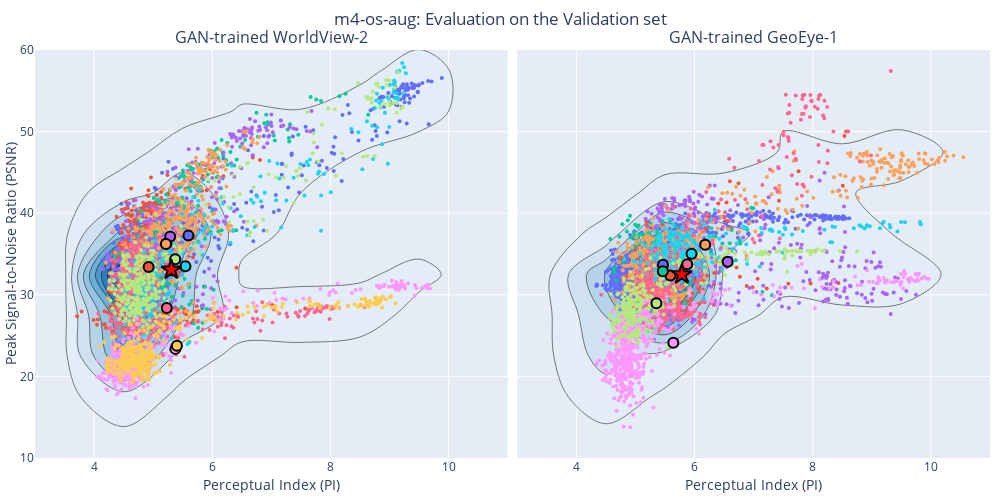

This figure's notebook cell:
### Code cell
new_blues = px.colors.sequential.Blues
new_blues[0] = 'rgba(247,251,255, 0)'
new_blues

def pi_vs_psnr_subplot(fig, df, row, col, metric_x='PI', metric_y='PSNR', exclude=None):
    if isinstance(exclude, str) or isinstance(exclude, list):
        df = df.loc[~df['image_UID'].str.contains(exclude)]
    
    image_UIDs = df['image_UID'].unique()
    #print(image_UIDs)
    if col == 1:
        showlegend = False
    else:
        showlegend = True
    
    for i, image_UID in enumerate(image_UIDs):

        image_df = df.loc[df['image_UID'] == image_UID, :]
        fig.add_trace(go.Scatter(x=image_df[metric_x], y=image_df[metric_y],
                                 mode='markers', opacity=1,
                                 marker=dict(size=4, color=PLOTLY_COLORS[i]),
                                 legendgroup=image_UID, name=image_UID[5:-15], 
                                 #hovertemplate='%{text}',
                                 hovertext=image_df['image_UID'] + image_df['tile_UID'],
                                 hoverinfo='text',
                                 showlegend=False),
                     row=row, col=col)

    fig.add_trace(go.Histogram2dContour(x=df[metric_x], y=df[metric_y], 
                                        colorscale=new_blues, opacity=1,
                                        nbinsx=10, nbinsy=10,
                                        autocontour=False,
                                        hoverinfo='skip',
                                        contours=dict(start=20, end=1000, size=100, coloring='fill'),
                                        showscale=False
                                       ), row=row, col=col)
    grand_means = df.mean()
    image_means = df.groupby('image_UID').mean()

    
    fig.add_trace(go.Scatter(x=image_means[metric_x], y=image_means[metric_y], 
                             mode='markers',
                             name='per-image mean',
                             showlegend=False,
                             marker=dict(size=10, color=PLOTLY_COLORS,
                                         line=dict(color='black', width=2))), 
                  row=row, col=col)
    fig.add_trace(go.Scatter(x=[grand_means[metric_x]], y=[grand_means[metric_y]], 
                             mode='markers', marker_symbol='star',
                             name='grand mean',
                             showlegend=False,
                             marker=dict(size=15, color='red',
                                         line=dict(color='black', width=2))), 
                  row=row, col=col)

def pi_vs_psnr_density(df1, df2, title, metric_x='PI', metric_y='PSNR', subplot_titles=('A', 'B'), exclude=None):
    fig = make_subplots(rows=1, cols=2, 
                        horizontal_spacing=0.01, 
                        shared_yaxes='all', shared_xaxes='all', subplot_titles=subplot_titles)
    
    pi_vs_psnr_subplot(fig, df1, row=1, col=1, metric_x=metric_x, metric_y=metric_y, exclude=exclude)
    pi_vs_psnr_subplot(fig, df2, row=1, col=2, metric_x=metric_x, metric_y=metric_y, exclude=exclude)
    
    #fig.update_xaxes(range=(3.5,14), title=dict(text=METRIC_NAMES[metric_x], standoff=5))
    fig.update_xaxes(range=(3,11), title=dict(text=METRIC_NAMES[metric_x], standoff=5))
    fig.update_yaxes(range=(10,60), title=dict(text=METRIC_NAMES[metric_y], standoff=0), col=1)
    fig.update_layout(title=dict(text=title, x=0.5, xanchor='center', yanchor='bottom'), 
                      legend=dict(yanchor="top", y=1, xanchor="left", x=3),
                      showlegend=True, 
                      width=1000, height=500, 
                      margin=dict(l=10, r=10, t=50, b=10))
    
    fig.update_layout(
        legend=dict(
            x=1, 
            xanchor='right',
            traceorder="normal", 
            font=dict(size=11)
        )
    )
    fig.show()

if LAST_EPOCH:
    #pi_vs_psnr_density(dfs['e01-4-final_epoch-gan-val-WV02'], 
    #                   dfs['e01-4-final_epoch-gan-val-GE01'], 
    #                   title='m4: WorldView-2 vs. GeoEye-1', 
    #                   metric_x='PI', metric_y='PSNR', 
    #                   subplot_titles=('GAN-trained WorldView-2', 'GAN-trained GeoEye-1'), exclude=None) 
    ##'Toulon 2019_10_07'
#
    #pi_vs_psnr_density(dfs['e01-4-final_epoch-pre-val-GE01'], 
    #                   dfs['e01-4-final_epoch-gan-val-GE01'], 
    #                   title='m4: Pretrained vs. GAN-trained', 
    #                   metric_x='PI', metric_y='PSNR', 
    #                   subplot_titles=('Pretrained GeoEye-1', 'GAN-trained GeoEye-1'), exclude=None)
    
   # pi_vs_psnr_density(dfs['e01-4-final_epoch-gan-val-GE01'], 
   #                    dfs['e06-4-final_epoch-gan-val-GE01'], 
   #                    title='m4 baseline vs. oversampled and augmented version (m4-os-aug) ', 
   #                    metric_x='PI', metric_y='PSNR', 
   #                    subplot_titles=('m4: GAN-trained GeoEye-1', 'm4-os-aug: GAN-trained GeoEye-1'), exclude=None)
   # 
    pi_vs_psnr_density(dfs['e06-4-final_epoch-gan-val-WV02'], 
                       dfs['e06-4-final_epoch-gan-val-GE01'], 
                       title='m4-os-aug: Evaluation on the Validation set', 
                       metric_x='PI', metric_y='PSNR', 
                       subplot_titles=('GAN-trained WorldView-2', 'GAN-trained GeoEye-1'), exclude=None)
    
    #pi_vs_psnr_density(dfs['e07-4-final_epoch-gan-test-WV02'], 
    #                   dfs['e07-4-final_epoch-gan-test-GE01'], 
    #                   title='m4-os-aug: Final evaluation on Test set ', 
    #                   metric_x='PI', metric_y='PSNR', 
    #                   subplot_titles=('GAN-trained WorldView-2', 'GAN-trained GeoEye-1'), exclude=None)

### Figure 1 — Plotly figure (JSON) as saved in the notebook; plotly's stock layout.template omitted (floating-point values rounded to 4 significant figures; data arrays with more than 128 entries replaced by an {"elided": "..."} marker saying what was removed)
{"data": [{"hoverinfo": "text", "hovertext": {"elided": "553 str values"}, "legendgroup": "WV02_La_Spezia_2015_01_05_011650746010_0", "marker": {"color": "#636EFA", "size": 4}, "mode": "markers", "name": "La_Spezia_2015_01_05", "opacity": 1, "showlegend": false, "type": "scatter", "x": {"elided": "553 float values"}, "xaxis": "x", "y": {"elided": "553 float values"}, "yaxis": "y"}, {"hoverinfo": "text", "hovertext": {"elided": "537 str values"}, "legendgroup": "WV02_La_Spezia_2015_03_19_011650598010_0", "marker": {"color": "#EF553B", "size": 4}, "mode": "markers", "name": "La_Spezia_2015_03_19", "opacity": 1, "showlegend": false, "type": "scatter", "x": {"elided": "537 float values"}, "xaxis": "x", "y": {"elided": "537 float values"}, "yaxis": "y"}, {"hoverinfo": "text", "hovertext": {"elided": "440 str values"}, "legendgroup": "WV02_La_Spezia_2018_05_18_011650597010_0", "marker": {"color": "#00CC96", "size": 4}, "mode": "markers", "name": "La_Spezia_2018_05_18", "opacity": 1, "showlegend": false, "type": "scatter", "x": {"elided": "440 float values"}, "xaxis": "x", "y": {"elided": "440 float values"}, "yaxis": "y"}, {"hoverinfo": "text", "hovertext": {"elided": "492 str values"}, "legendgroup": "WV02_La_Spezia_2018_05_29_011650583010_0", "marker": {"color": "#AB63FA", "size": 4}, "mode": "markers", "name": "La_Spezia_2018_05_29", "opacity": 1, "showlegend": false, "type": "scatter", "x": {"elided": "492 float values"}, "xaxis": "x", "y": {"elided": "492 float values"}, "yaxis": "y"}, {"hoverinfo": "text", "hovertext": {"elided": "537 str values"}, "legendgroup": "WV02_La_Spezia_2019_06_03_011650596010_0", "marker": {"color": "#FFA15A", "size": 4}, "mode": "markers", "name": "La_Spezia_2019_06_03", "opacity": 1, "showlegend": false, "type": "scatter", "x": {"elided": "537 float values"}, "xaxis": "x", "y": {"elided": "537 float values"}, "yaxis": "y"}, {"hoverinfo": "text", "hovertext": {"elided": "356 str values"}, "legendgroup": "WV02_Toulon_2010_11_04_011651051010_0", "marker": {"color": "#19D3F3", "size": 4}, "mode": "markers", "name": "Toulon_2010_11_04", "opacity": 1, "showlegend": false, "type": "scatter", "x": {"elided": "356 float values"}, "xaxis": "x", "y": {"elided": "356 float values"}, "yaxis": "y"}, {"hoverinfo": "text", "hovertext": {"elided": "342 str values"}, "legendgroup": "WV02_Toulon_2013_04_10_011651050010_0", "marker": {"color": "#FF6692", "size": 4}, "mode": "markers", "name": "Toulon_2013_04_10", "opacity": 1, "showlegend": false, "type": "scatter", "x": {"elided": "342 float values"}, "xaxis": "x", "y": {"elided": "342 float values"}, "yaxis": "y"}, {"hoverinfo": "text", "hovertext": {"elided": "355 str values"}, "legendgroup": "WV02_Toulon_2015_11_16_011651049010_0", "marker": {"color": "#B6E880", "size": 4}, "mode": "markers", "name": "Toulon_2015_11_16", "opacity": 1, "showlegend": false, "type": "scatter", "x": {"elided": "355 float values"}, "xaxis": "x", "y": {"elided": "355 float values"}, "yaxis": "y"}, {"hoverinfo": "text", "hovertext": {"elided": "353 str values"}, "legendgroup": "WV02_Toulon_2016_09_28_011651048010_0", "marker": {"color": "#FF97FF", "size": 4}, "mode": "markers", "name": "Toulon_2016_09_28", "opacity": 1, "showlegend": false, "type": "scatter", "x": {"elided": "353 float values"}, "xaxis": "x", "y": {"elided": "353 float values"}, "yaxis": "y"}, {"hoverinfo": "text", "hovertext": {"elided": "346 str values"}, "legendgroup": "WV02_Toulon_2019_10_16_011650874010_0", "marker": {"color": "#FECB52", "size": 4}, "mode": "markers", "name": "Toulon_2019_10_16", "opacity": 1, "showlegend": false, "type": "scatter", "x": {"elided": "346 float values"}, "xaxis": "x", "y": {"elided": "346 float values"}, "yaxis": "y"}, {"autocontour": false, "colorscale": [[0, "rgba(247,251,255, 0)"], [0.125, "rgb(222,235,247)"], [0.25, "rgb(198,219,239)"], [0.375, "rgb(158,202,225)"], [0.5, "rgb(107,174,214)"], [0.625, "rgb(66,146,198)"], [0.75, "rgb(33,113,181)"], [0.875, "rgb(8,81,156)"], [1, "rgb(8,48,107)"]], "contours": {"coloring": "fill", "end": 1000, "size": 100, "start": 20}, "hoverinfo": "skip", "nbinsx": 10, "nbinsy": 10, "opacity": 1, "showscale": false, "type": "histogram2dcontour", "x": {"elided": "4311 float values"}, "xaxis": "x", "y": {"elided": "4311 float values"}, "yaxis": "y"}, {"marker": {"color": ["#636EFA", "#EF553B", "#00CC96", "#AB63FA", "#FFA15A", "#19D3F3", "#FF6692", "#B6E880", "#FF97FF", "#FECB52", "#1F77B4"], "line": {"color": "black", "width": 2}, "size": 10}, "mode": "markers", "name": "per-image mean", "showlegend": false, "type": "scatter", "x": [5.596, 4.923, 5.224, 5.288, 5.216, 5.546, 5.23, 5.373, 5.375, 5.402], "xaxis": "x", "y": [37.25, 33.42, 36.28, 37.13, 36.24, 33.49, 28.37, 34.35, 23.37, 23.74], "yaxis": "y"}, {"marker": {"color": "red", "line": {"color": "black", "width": 2}, "size": 15, "symbol": "star"}, "mode": "markers", "name": "grand mean", "showlegend": false, "type": "scatter", "x": [5.306], "xaxis": "x", "y": [33.06], "yaxis": "y"}, {"hoverinfo": "text", "hovertext": {"elided": "719 str values"}, "legendgroup": "GE01_La_Spezia_2012_02_23_011651192010_0", "marker": {"color": "#636EFA", "size": 4}, "mode": "markers", "name": "La_Spezia_2012_02_23", "opacity": 1, "showlegend": false, "type": "scatter", "x": {"elided": "719 float values"}, "xaxis": "x2", "y": {"elided": "719 float values"}, "yaxis": "y2"}, {"hoverinfo": "text", "hovertext": {"elided": "267 str values"}, "legendgroup": "GE01_La_Spezia_2012_05_07_011651189010_0", "marker": {"color": "#EF553B", "size": 4}, "mode": "markers", "name": "La_Spezia_2012_05_07", "opacity": 1, "showlegend": false, "type": "scatter", "x": {"elided": "267 float values"}, "xaxis": "x2", "y": {"elided": "267 float values"}, "yaxis": "y2"}, {"hoverinfo": "text", "hovertext": {"elided": "247 str values"}, "legendgroup": "GE01_La_Spezia_2012_05_16_011651187010_0", "marker": {"color": "#00CC96", "size": 4}, "mode": "markers", "name": "La_Spezia_2012_05_16", "opacity": 1, "showlegend": false, "type": "scatter", "x": {"elided": "247 float values"}, "xaxis": "x2", "y": {"elided": "247 float values"}, "yaxis": "y2"}, {"hoverinfo": "text", "hovertext": {"elided": "360 str values"}, "legendgroup": "GE01_La_Spezia_2013_07_07_011651184010_0", "marker": {"color": "#AB63FA", "size": 4}, "mode": "markers", "name": "La_Spezia_2013_07_07", "opacity": 1, "showlegend": false, "type": "scatter", "x": {"elided": "360 float values"}, "xaxis": "x2", "y": {"elided": "360 float values"}, "yaxis": "y2"}, {"hoverinfo": "text", "hovertext": {"elided": "572 str values"}, "legendgroup": "GE01_La_Spezia_2017_04_16_011651188010_0", "marker": {"color": "#FFA15A", "size": 4}, "mode": "markers", "name": "La_Spezia_2017_04_16", "opacity": 1, "showlegend": false, "type": "scatter", "x": {"elided": "572 float values"}, "xaxis": "x2", "y": {"elided": "572 float values"}, "yaxis": "y2"}, {"hoverinfo": "text", "hovertext": {"elided": "329 str values"}, "legendgroup": "GE01_Toulon 2009_03_23_011651190010_0", "marker": {"color": "#19D3F3", "size": 4}, "mode": "markers", "name": "Toulon 2009_03_23", "opacity": 1, "showlegend": false, "type": "scatter", "x": {"elided": "329 float values"}, "xaxis": "x2", "y": {"elided": "329 float values"}, "yaxis": "y2"}, {"hoverinfo": "text", "hovertext": {"elided": "413 str values"}, "legendgroup": "GE01_Toulon 2013_08_20_011651198010_0", "marker": {"color": "#FF6692", "size": 4}, "mode": "markers", "name": "Toulon 2013_08_20", "opacity": 1, "showlegend": false, "type": "scatter", "x": {"elided": "413 float values"}, "xaxis": "x2", "y": {"elided": "413 float values"}, "yaxis": "y2"}, {"hoverinfo": "text", "hovertext": {"elided": "418 str values"}, "legendgroup": "GE01_Toulon 2018_02_13_011651199010_0", "marker": {"color": "#B6E880", "size": 4}, "mode": "markers", "name": "Toulon 2018_02_13", "opacity": 1, "showlegend": false, "type": "scatter", "x": {"elided": "418 float values"}, "xaxis": "x2", "y": {"elided": "418 float values"}, "yaxis": "y2"}, {"hoverinfo": "text", "hovertext": {"elided": "414 str values"}, "legendgroup": "GE01_Toulon 2019_10_07_011651194010_0", "marker": {"color": "#FF97FF", "size": 4}, "mode": "markers", "name": "Toulon 2019_10_07", "opacity": 1, "showlegend": false, "type": "scatter", "x": {"elided": "414 float values"}, "xaxis": "x2", "y": {"elided": "414 float values"}, "yaxis": "y2"}, {"autocontour": false, "colorscale": [[0, "rgba(247,251,255, 0)"], [0.125, "rgb(222,235,247)"], [0.25, "rgb(198,219,239)"], [0.375, "rgb(158,202,225)"], [0.5, "rgb(107,174,214)"], [0.625, "rgb(66,146,198)"], [0.75, "rgb(33,113,181)"], [0.875, "rgb(8,81,156)"], [1, "rgb(8,48,107)"]], "contours": {"coloring": "fill", "end": 1000, "size": 100, "start": 20}, "hoverinfo": "skip", "nbinsx": 10, "nbinsy": 10, "opacity": 1, "showscale": false, "type": "histogram2dcontour", "x": {"elided": "3739 float values"}, "xaxis": "x2", "y": {"elided": "3739 float values"}, "yaxis": "y2"}, {"marker": {"color": ["#636EFA", "#EF553B", "#00CC96", "#AB63FA", "#FFA15A", "#19D3F3", "#FF6692", "#B6E880", "#FF97FF", "#FECB52", "#1F77B4"], "line": {"color": "black", "width": 2}, "size": 10}, "mode": "markers", "name": "per-image mean", "showlegend": false, "type": "scatter", "x": [5.466, 5.592, 5.464, 6.561, 6.18, 5.949, 5.876, 5.355, 5.641], "xaxis": "x2", "y": [33.69, 32.38, 32.88, 34.05, 36.15, 35.02, 33.76, 28.97, 24.12], "yaxis": "y2"}, {"marker": {"color": "red", "line": {"color": "black", "width": 2}, "size": 15, "symbol": "star"}, "mode": "markers", "name": "grand mean", "showlegend": false, "type": "scatter", "x": [5.784], "xaxis": "x2", "y": [32.49], "yaxis": "y2"}], "layout": {"annotations": [{"font": {"size": 16}, "showarrow": false, "text": "GAN-trained WorldView-2", "x": 0.2475, "xanchor": "center", "xref": "paper", "y": 1, "yanchor": "bottom", "yref": "paper"}, {"font": {"size": 16}, "showarrow": false, "text": "GAN-trained GeoEye-1", "x": 0.7525, "xanchor": "center", "xref": "paper", "y": 1, "yanchor": "bottom", "yref": "paper"}], "height": 500, "legend": {"font": {"size": 11}, "traceorder": "normal", "x": 1, "xanchor": "right", "y": 1, "yanchor": "top"}, "margin": {"b": 10, "l": 10, "r": 10, "t": 50}, "showlegend": true, "title": {"text": "m4-os-aug: Evaluation on the Validation set", "x": 0.5, "xanchor": "center", "yanchor": "bottom"}, "width": 1000, "xaxis": {"anchor": "y", "domain": [0, 0.495], "range": [3, 11], "title": {"standoff": 5, "text": "Perceptual Index (PI)"}}, "xaxis2": {"anchor": "y2", "domain": [0.505, 1], "matches": "x", "range": [3, 11], "title": {"standoff": 5, "text": "Perceptual Index (PI)"}}, "yaxis": {"anchor": "x", "domain": [0, 1], "range": [10, 60], "title": {"standoff": 0, "text": "Peak Signal-to-Noise Ratio (PSNR)"}}, "yaxis2": {"anchor": "x2", "domain": [0, 1], "matches": "y", "showticklabels": false}}}
